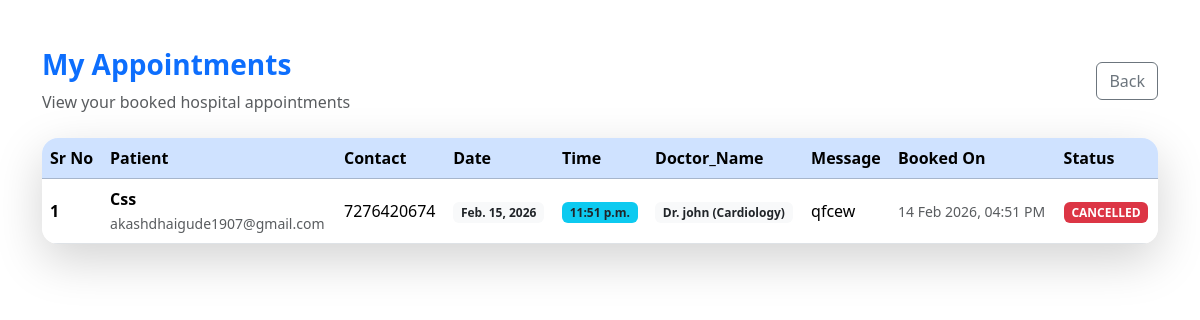
Before: /dashboard/my_appointment/ (signed in) with the older database file.
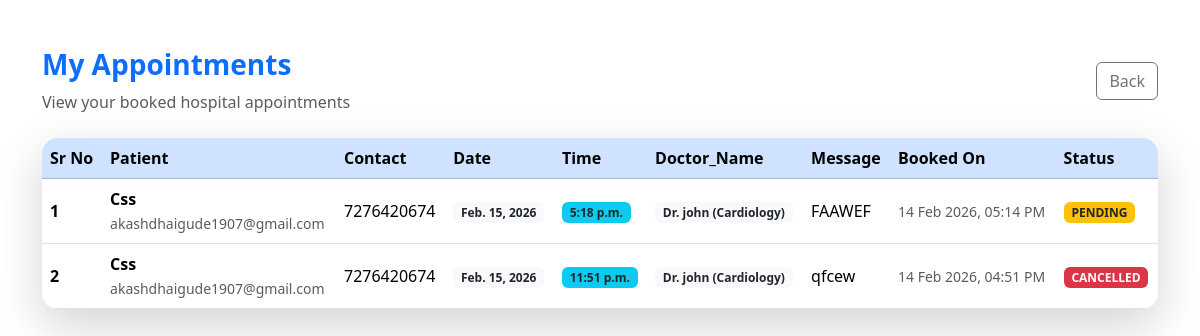
After: the same page with the newer database file.
### hp_management/models.py (models this page shows)
class Appointment(models.Model):
    user = models.ForeignKey(User, on_delete=models.CASCADE)
    name = models.CharField(max_length=100)
    email = models.EmailField()
    phone = models.CharField(max_length=15)
    date = models.DateField()
    time = models.TimeField()
    address = models.TextField(max_length=100, blank=True, null=True)
    doctor = models.ForeignKey(Doctor, on_delete=models.SET_NULL, null=True, blank=True)
    message = models.TextField(blank=True, null=True)
    created_at = models.DateTimeField(auto_now_add=True)
    STATUS_CHOICES = [
        ("PENDING", "Pending"),
        ("CONFIRMED", "Confirmed"),
        ("CANCELLED", "Cancelled"),
    ]
    appointment_status = models.CharField(
        max_length=10, choices=STATUS_CHOICES, default="PENDING"
    )

class Doctor(models.Model):
    name = models.CharField(max_length=100)
    specialization = models.CharField(max_length=100)
    phone = models.CharField(max_length=15)
    email = models.EmailField(unique=True)
    is_active = models.BooleanField(default=True)
    joined_at = models.DateTimeField(auto_now_add=True)
    doctor_image = CloudinaryField('image', blank=True, null=True)
    def __str__(self):
        return f"Dr. {self.name} ({self.specialization})"

### hp_management/views.py (the view)
# urls.py: path('my_appointment/', my_appointment, name="my_appointment"),
@login_required(login_url="login")
def my_appointment(request):
    appointments = Appointment.objects.filter(user=request.user).order_by('-created_at')
    return render(
        request,
        "hospital/my_appointment.html",
        {"appointments": appointments}
    )

### templates/hospital/my_appointment.html (shortened to what this page needs)
{% extends 'layout/main.html' %}
{% load static %}
{% block content %}
<div class="container my-5">
    <div class="d-flex justify-content-between align-items-center mb-4">
        <div>
            <h3 class="fw-bold text-primary">
                 My Appointments
            </h3>
            <p class="text-muted mb-0">View your booked hospital appointments</p>
        </div>
        <a href="{% url 'home' %}" class="btn btn-outline-secondary">
             Back
        </a>
    </div>
    {% if appointments %}
    <div class="card shadow-lg border-0 appointment-card">
        <div class="card-body p-0">
            <div class="table-responsive">
                <table class="table table-hover align-middle mb-0">
                    <thead class="table-primary">
                        <tr>
                            <th>Sr No</th>
                            <th>Patient</th>
                            <th>Contact</th>
                            <th>Date</th>
                            <th>Time</th>
                            <th>Doctor_Name</th>
                            <th>Message</th>
                            <th>Booked On</th>
                            <th>Status</th>
                        </tr>
                    </thead>
                    <tbody>
                        {% for appointment in appointments %}
                        <tr>
                            <td class="fw-semibold">{{ forloop.counter }}</td>
                            <td>
                                <div class="fw-semibold">{{ appointment.name }}</div>
                                <small class="text-muted">{{ appointment.email }}</small>
                            </td>
                            <td>{{ appointment.phone }}</td>
                            <td>
                                <span class="badge bg-light text-dark">
                                    {{ appointment.date }}
                                </span>
                            </td>
                            <td>
                                <span class="badge bg-info text-dark">
                                    {{ appointment.time }}
                                </span>
                            </td>
                            <td>
                                <span class="badge bg-light text-dark">
                                    {{ appointment.doctor|default:"-" }}
                                </span>
                            </td>
                            <td>
                                {{ appointment.message|default:"—" }}
                            </td>
                            <td>
                                <small class="text-muted">
                                    {{ appointment.created_at|date:"d M Y, h:i A" }}
                                </small>
                            </td>
                            <td>
                                {% if appointment.appointment_status == "CONFIRMED" %}
                                <span class="badge bg-success">{{ appointment.appointment_status }}</span>
                                {% elif appointment.appointment_status == "PENDING" %}
                                <span class="badge bg-warning text-dark">{{ appointment.appointment_status }}</span>
                                {% elif appointment.appointment_status == "CANCELLED" %}
                                <span class="badge bg-danger">{{ appointment.appointment_status }}</span>
                                {% else %}
                                <span class="badge bg-secondary">{{ appointment.appointment_status }}</span>
                                {% endif %}
                            </td>
                        </tr>
                        {% endfor %}
                    </tbody>
                </table>
            </div>
        </div>
    </div>
    {% endif %}
</div>
{% endblock %}

### templates/layout/main.html (shortened to what this page needs)
{% load static %}
<!doctype html>
<html lang="en">
  <head>
    <link
      href="https://cdn.jsdelivr.net/npm/bootstrap@5.3.2/dist/css/bootstrap.min.css"
      rel="stylesheet"
    />
    <link rel="stylesheet" href="{% static 'css/auth.css' %}" />
  </head>
  <body>
    {% block content %}{% endblock %}
  </body>
</html>

### templates/hospital/my_appointment.html (style rules this page uses)
.appointment-card { border-radius: 16px; overflow: hidden; animation: fadeUp 0.6s ease; }
table th, table td { vertical-align: middle; }
table thead th { font-weight: 600; }

Changed rows visible on the page:
added Appointment: name "Css", email "akashdhaigude1907@gmail.com", phone "7276420674", date "Feb. 15, 2026", time "5:18 p.m.", doctor "Dr. john (Cardiology)", message "FAAWEF", created_at "14 Feb 2026, 05:14 PM", appointment_status "PENDING"
